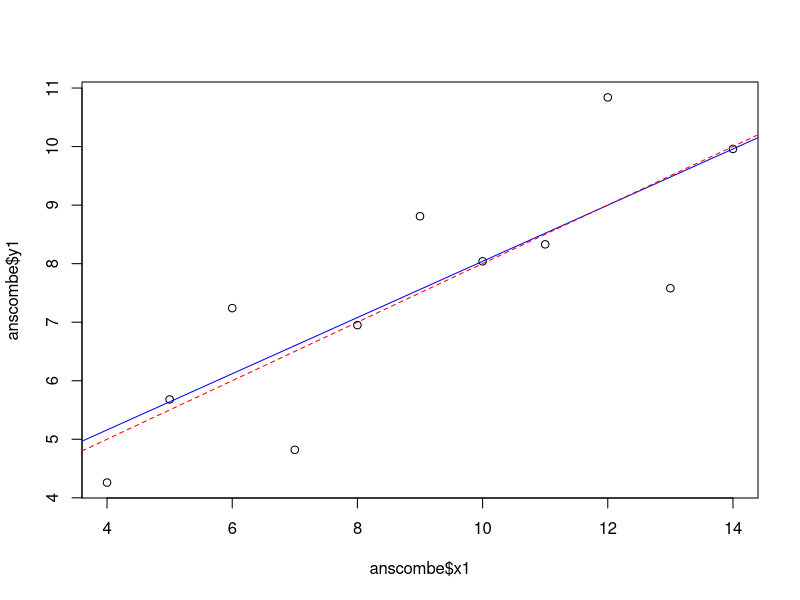
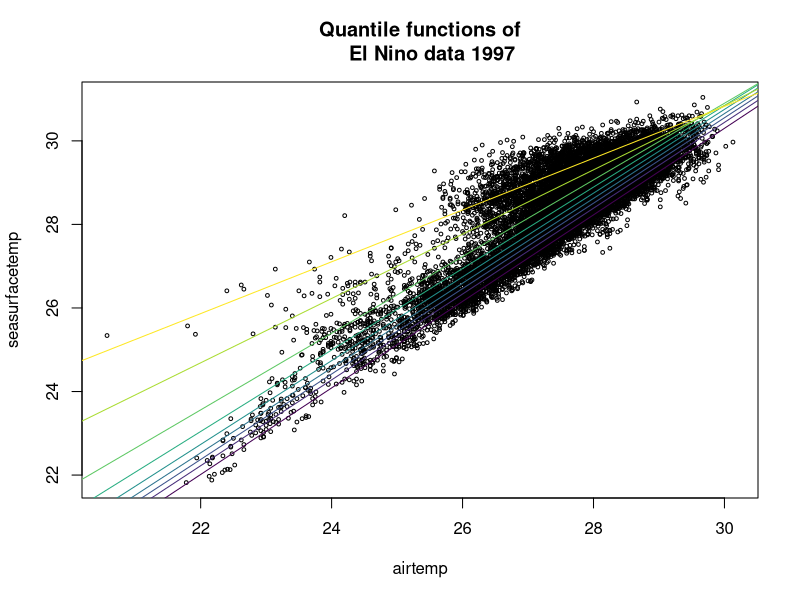
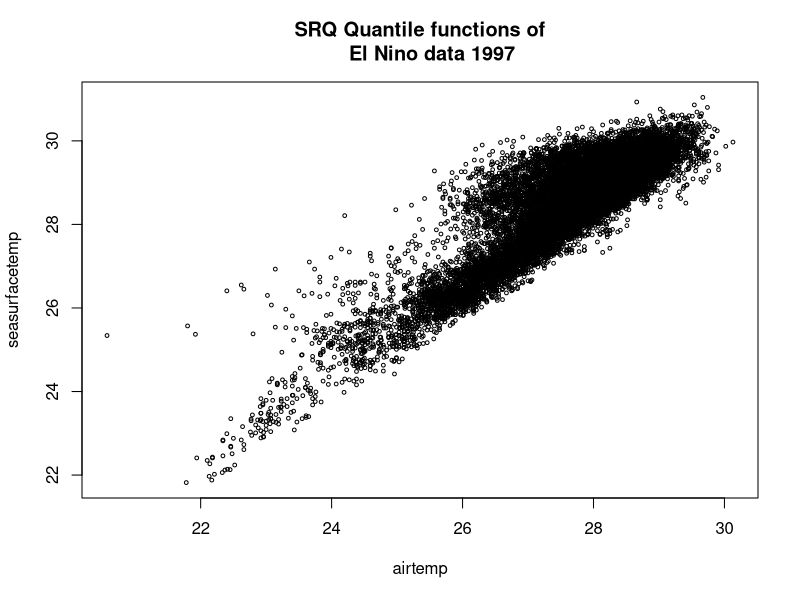

Recreate these plots in R, in order. (Note: this script raises an error after producing the figures.)
## ---- chunk 1
knitr::opts_chunk$set(echo = TRUE)
## ---- chunk 2
library(quantreg)
plot(anscombe$x1, anscombe$y1)
fit1 <- rq(anscombe$y1 ~ anscombe$x1, tau = 0.5) # median regression
summary(fit1)
abline(fit1, col="blue") # median regression line (blue solid line)
abline(lm(anscombe$y1 ~ anscombe$x1), lty = 2, col = "red") # linear regression line (red dotted line)
## ---- chunk 3
library(readr)
elnino <- 
  read_csv("./elnino_clean_final_1997.csv") # import cleaned data
#head(elnino) # 14776 observations

# define variables
latitude <- elnino$Latitude
longitude <- elnino$Longitude
zonalwinds <- elnino$Zonal_Winds
meridionalwinds <- elnino$Meridional_Winds
humidity <- elnino$Humidity
airtemp <- elnino$Air_Temp
seasurfacetemp <- elnino$Sea_Surface_Temp
## ---- chunk 4
library(quantreg)
library(viridis)
plot(airtemp, seasurfacetemp, main="Quantile functions of
    El Nino data 1997", cex=0.5)
n <- 10 # number of quantile functions (lines)
for (i in 1:(n-1)){
  elnino_fit_quant <- rq(seasurfacetemp ~ airtemp, tau = i/n)
  abline(elnino_fit_quant, col=viridis(n-1)[i]) # quantile regression line (solid lines)
}
#abline(lm(seasurfacetemp ~ airtemp), lty = 2, col = "red") # linear regression line (red dotted line)
## ---- chunk 5
#library(quantreg)
library(viridis)
y <- c(seasurfacetemp)
x <- matrix(airtemp)
X <- cbind(rep(1,nrow(x)),x)

# plots
plot(x, y, xlab = "airtemp", ylab = "seasurfacetemp", main="SRQ Quantile functions of
    El Nino data 1997", cex=0.5)

# quantile regression using SRQ on discrete set of taus
n <- 10 # number of quantile functions
for (i in 1:(n-1)){
  betas_SRQ <- srq(X,y,tau = i/n)
  abline(a=betas_SRQ[1], b=betas_SRQ[2], col = viridis(n-1)[i]) # SRQ quantile regression line
}
